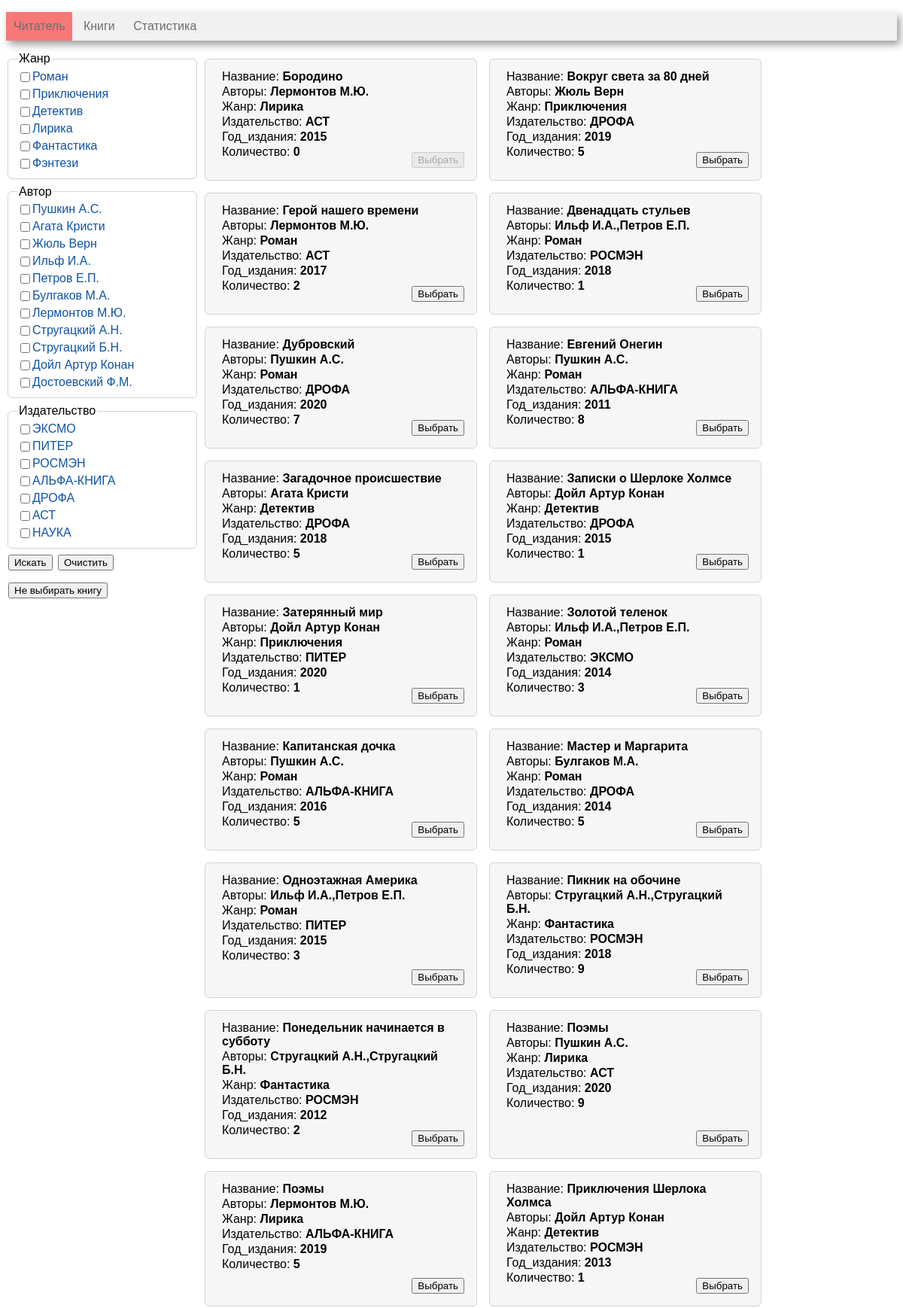
Screenshot of /search (upper part) with the database file from the repository.
### tables this page shows
CREATE TABLE genre (
       genre_id INTEGER PRIMARY KEY AUTOINCREMENT,
	   genre_name VARCHAR(30)
);

CREATE TABLE author (
       author_id INTEGER PRIMARY KEY AUTOINCREMENT,
	   author_name VARCHAR(30)
);

CREATE TABLE publisher (
       publisher_id INTEGER PRIMARY KEY AUTOINCREMENT,
	   publisher_name VARCHAR(40)
);

CREATE TABLE book (
      book_id INTEGER PRIMARY KEY AUTOINCREMENT, 
	  title VARCHAR(80),
      genre_id int, 
      publisher_id INT,
      year_publication INT,
      available_numbers INT, 
      FOREIGN KEY (genre_id)  REFERENCES genre (genre_id) ON DELETE CASCADE,
      FOREIGN KEY (publisher_id)  REFERENCES publisher (publisher_id) ON DELETE CASCADE
);

### controllers/search.py (the view)
@app.route('/search', methods=['get'])
def search():
    conn = get_db_connection()
    applied_filters = {
        'genre_id': list(map(int, request.values.getlist('genre_id'))),
        'author_id': list(map(int, request.values.getlist('author_id'))),
        'publisher_id': list(map(int, request.values.getlist('publisher_id'))),
    }
    return render_template(
        'search.html',
        filters={
            'Жанр': get_genre(conn),
            'Автор': get_author(conn),
            'Издательство': get_publisher(conn),
        },
        df=get_books(conn, applied_filters),
        len=len,
        applied_filters=applied_filters,
    )

### models/search_model.py (called while the page is built)
def get_genre(connection):
    return read_sql('SELECT * FROM genre', connection)

def get_author(connection):
    return read_sql('SELECT * FROM author', connection)

def get_publisher(connection):
    return read_sql('SELECT * FROM publisher', connection)

def format_filters(filters: dict, keys):
    _filters = filters.copy()
    for key in keys:
        _filters[key] = ','.join([str(x) for x in _filters.get(key, [])])
    return _filters

### utils.py (called while the page is built)
def get_db_connection():
    return connect(Path.cwd() / 'library.sqlite3')

### templates/search.html (shortened to what this page needs)
{% macro render_card(row, pk_name) %}
<div class="card">
    <form method="get">
        {% set d = row._asdict() %}
        {% for name, value in d.items() %}
        {% if name != pk_name %}
        <p>
            {{ name }}: <b>{{ value }}</b>
        </p>
        {% endif %}
        {% endfor %}
    </form>
    <form class="button-wrapper" action="/" method="post">
        {% if row.Количество > 0 %}
        <button type="submit">Выбрать</button>
        {% else %}
        <button disabled>Выбрать</button>
        {% endif %}
        </form>
</div>
{% endmacro %}
{% macro render_filter(group, df, pk_name, repr_name, applied_filters) %}
<fieldset>
    <legend>{{ group }}</legend>
    {% for row in df.itertuples(index=False) %}
    {% set d = row._asdict() %}
    <div class="checkbox-wrapper">
        <input type="checkbox"  name="{{ pk_name }}" value="{{ d[pk_name] }}"
            id="filter__{{ group }}__{{ d[pk_name] }}">
        <label for="filter__{{ group }}__{{ d[pk_name] }}">
            {{ d[repr_name] }}
        </label>
    </div>
    {% endfor %}
</fieldset>
{% endmacro %}
<!DOCTYPE html>
<html lang="en">
<head>
    <link rel="stylesheet" type="text/css" href="/static/css/style.css" />
</head>
<body>
    {% include 'header.j2' %}
    <div class="content">
        <div class="filters-wrapper">
            <form>
                {% for name, df in filters.items() %}
                {{ render_filter(name, df, df.columns[0], df.columns[1],
                applied_filters[df.columns[0]]) }}
                {% endfor %}
                <button type="submit">Искать</button>
                <button type="button"
                    onclick="document.querySelectorAll('input[type=checkbox]').forEach(el => el.checked = false)">Очистить</button>
            </form>
            <button type="button" onclick="window.location.href = '/'"
                style="margin-top: 1rem">Не
                выбирать книгу</button>
        </div>
        <div class="results">
            {% for row in df.itertuples(index=False) %}
            {{ render_card(row, df.pk_name or df.columns[0]) }}
            {% endfor %}
        </div>
    </div>
</body>
</html>

### static/css/style.css (style rules this page uses)
* { font-family: sans-serif; }
.content { display: flex; margin-top: 1rem; }
.results { display: flex; flex-wrap: wrap; align-content: flex-start; }
.filters-wrapper { min-width: 16rem; margin-top: -1px; position: sticky; height: 100%; top: 15px; }
.filters-wrapper fieldset { margin-bottom: 8px; border: 1px solid lightgray; border-radius: 6px; }
.filters-wrapper label { color: rgb(15, 83, 165); }
.filters-wrapper button, .filters-wrapper .count { margin-left: 3px; }
.checkbox-wrapper:not(:last-child) { margin-bottom: 4px; }
.checkbox-wrapper { display: flex; width: 100%; }
.card { background-color: rgb(246, 246, 246); border: 1px solid lightgray; border-radius: 6px; padding: 12px 20px; margin: 8px; width: 20rem; min-width: 17rem; position: relative; }
.card .button-wrapper { bottom: 1rem; right: 1rem; position: absolute; }
.card p { margin: 2px; }
.card p:last-child { margin-bottom: 1rem; }

### rows the page displays
genre: genre_name "Роман"
genre: genre_name "Приключения"
genre: genre_name "Детектив"
genre: genre_name "Лирика"
genre: genre_name "Фантастика"
genre: genre_name "Фэнтези"
author: author_name "Пушкин А.С."
author: author_name "Агата Кристи"
author: author_name "Жюль Верн"
author: author_name "Ильф И.А."
author: author_name "Петров Е.П."
author: author_name "Булгаков М.А."
author: author_name "Лермонтов М.Ю."
author: author_name "Стругацкий А.Н."
author: author_name "Стругацкий Б.Н."
author: author_name "Дойл Артур Конан"
author: author_name "Достоевский Ф.М."
publisher: publisher_name "ЭКСМО"
publisher: publisher_name "ПИТЕР"
publisher: publisher_name "РОСМЭН"
publisher: publisher_name "АЛЬФА-КНИГА"
publisher: publisher_name "ДРОФА"
publisher: publisher_name "АСТ"
publisher: publisher_name "НАУКА"
book: name "Название", title "Бородино", d "Авторы" "Жанр" "Издательство" "Год_издания" "Количество", d "Лермонтов М.Ю." "Лирика" "АСТ" "2015" "0", available_numbers "Выбрать"
book: name "Название", title "Вокруг света за 80 дней", d "Авторы" "Жанр" "Издательство" "Год_издания" "Количество", d "Жюль Верн" "Приключения" "ДРОФА" "2019" "5", available_numbers "Выбрать"
book: name "Название", title "Герой нашего времени", d "Авторы" "Жанр" "Издательство" "Год_издания" "Количество", d "Лермонтов М.Ю." "Роман" "АСТ" "2017" "2", available_numbers "Выбрать"
book: name "Название", title "Двенадцать стульев", d "Авторы" "Жанр" "Издательство" "Год_издания" "Количество", d "Ильф И.А.,Петров Е.П." "Роман" "РОСМЭН" "2018" "1", available_numbers "Выбрать"
book: name "Название", title "Дубровский", d "Авторы" "Жанр" "Издательство" "Год_издания" "Количество", d "Пушкин А.С." "Роман" "ДРОФА" "2020" "7", available_numbers "Выбрать"
book: name "Название", title "Евгений Онегин", d "Авторы" "Жанр" "Издательство" "Год_издания" "Количество", d "Пушкин А.С." "Роман" "АЛЬФА-КНИГА" "2011" "8", available_numbers "Выбрать"
book: name "Название", title "Загадочное происшествие", d "Авторы" "Жанр" "Издательство" "Год_издания" "Количество", d "Агата Кристи" "Детектив" "ДРОФА" "2018" "5", available_numbers "Выбрать"
book: name "Название", title "Записки о Шерлоке Холмсе", d "Авторы" "Жанр" "Издательство" "Год_издания" "Количество", d "Дойл Артур Конан" "Детектив" "ДРОФА" "2015" "1", available_numbers "Выбрать"
book: name "Название", title "Затерянный мир", d "Авторы" "Жанр" "Издательство" "Год_издания" "Количество", d "Дойл Артур Конан" "Приключения" "ПИТЕР" "2020" "1", available_numbers "Выбрать"
book: name "Название", title "Золотой теленок", d "Авторы" "Жанр" "Издательство" "Год_издания" "Количество", d "Ильф И.А.,Петров Е.П." "Роман" "ЭКСМО" "2014" "3", available_numbers "Выбрать"
book: name "Название", title "Капитанская дочка", d "Авторы" "Жанр" "Издательство" "Год_издания" "Количество", d "Пушкин А.С." "Роман" "АЛЬФА-КНИГА" "2016" "5", available_numbers "Выбрать"
book: name "Название", title "Мастер и Маргарита", d "Авторы" "Жанр" "Издательство" "Год_издания" "Количество", d "Булгаков М.А." "Роман" "ДРОФА" "2014" "5", available_numbers "Выбрать"
book: name "Название", title "Одноэтажная Америка", d "Авторы" "Жанр" "Издательство" "Год_издания" "Количество", d "Ильф И.А.,Петров Е.П." "Роман" "ПИТЕР" "2015" "3", available_numbers "Выбрать"
book: name "Название", title "Пикник на обочине", d "Авторы" "Жанр" "Издательство" "Год_издания" "Количество", d "Стругацкий А.Н.,Стругацкий Б.Н." "Фантастика" "РОСМЭН" "2018" "9", available_numbers "Выбрать"
book: name "Название", title "Понедельник начинается в субботу", d "Авторы" "Жанр" "Издательство" "Год_издания" "Количество", d "Стругацкий А.Н.,Стругацкий Б.Н." "Фантастика" "РОСМЭН" "2012" "2", available_numbers "Выбрать"
book: name "Название", title "Поэмы", d "Авторы" "Жанр" "Издательство" "Год_издания" "Количество", d "Пушкин А.С." "Лирика" "АСТ" "2020" "9", available_numbers "Выбрать"
book: name "Название", title "Поэмы", d "Авторы" "Жанр" "Издательство" "Год_издания" "Количество", d "Лермонтов М.Ю." "Лирика" "АЛЬФА-КНИГА" "2019" "5", available_numbers "Выбрать"
book: name "Название", title "Приключения Шерлока Холмса", d "Авторы" "Жанр" "Издательство" "Год_издания" "Количество", d "Дойл Артур Конан" "Детектив" "РОСМЭН" "2013" "1", available_numbers "Выбрать"

### other values shown
{{ group }} "Жанр" "Автор" "Издательство"
